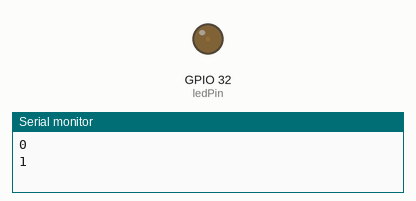
Recording of a sketch running on a simulated ESP32. Shown: output pins drawn as LEDs (lit = HIGH), the last lines printed to the serial monitor.

Above: at 0.05 s.
At 1.95 s:
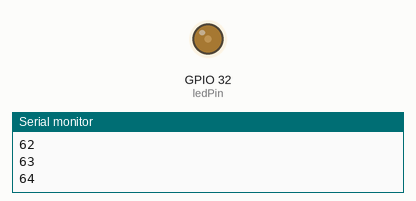
At 3.85 s:
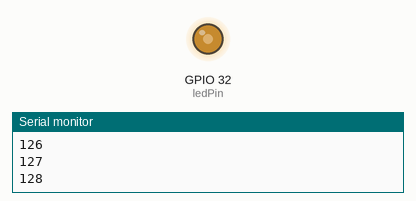
At 7.65 s:
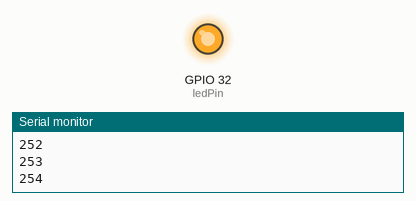
Timing chart, 0 to 10.0 s (numbered marks = the images above):
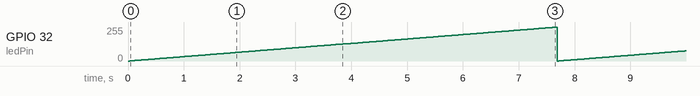

Measured:
- by itself, GPIO 32 (ledPin): ramps from 0/255 to 255/255 and jumps back, once every 7.7 s

The sketch:

PWM.ino
```cpp
const int ledPin = 32;
const int ledChannel = 0;
const int resolution = 8;
const int freq = 10;
const int maxDuty = 255;
void setup() {
  Serial.begin(115200);
  ledcSetup(ledChannel, freq, resolution);
  ledcAttachPin(ledPin, ledChannel);
}

void loop() {
  for(int dutyCycle = 0; dutyCycle <= maxDuty; dutyCycle++){
    ledcWrite(ledChannel, dutyCycle);
    Serial.println(dutyCycle);
    delay(30);
  }
}
```
